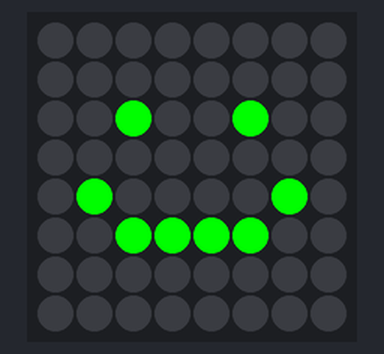
Bench run of a program on a simulated Raspberry Pi (BCM pin numbers) with a Sense HAT. Shown: the Sense HAT's 8×8 RGB LED matrix. At 0.0 s the program stops and its outputs stay as they are.

Above: at 0.1 s.

The program:

smile.py
```python
#!/usr/bin/python
from sense_hat import SenseHat

sense = SenseHat()
#Display color value
X = (0, 255, 0)
O = (0, 0, 0)

#Data of smile
smile = [
    O, O, O, O, O, O, O, O,
    O, O, O, O, O, O, O, O,
    O, O, X, O, O, X, O, O,
    O, O, O, O, O, O, O, O,
    O, X, O, O, O, O, X, O,
    O, O, X, X, X, X, O, O,
    O, O, O, O, O, O, O, O,
    O, O, O, O, O, O, O, O
]

#Display smile
sense.set_pixels(smile)
```
